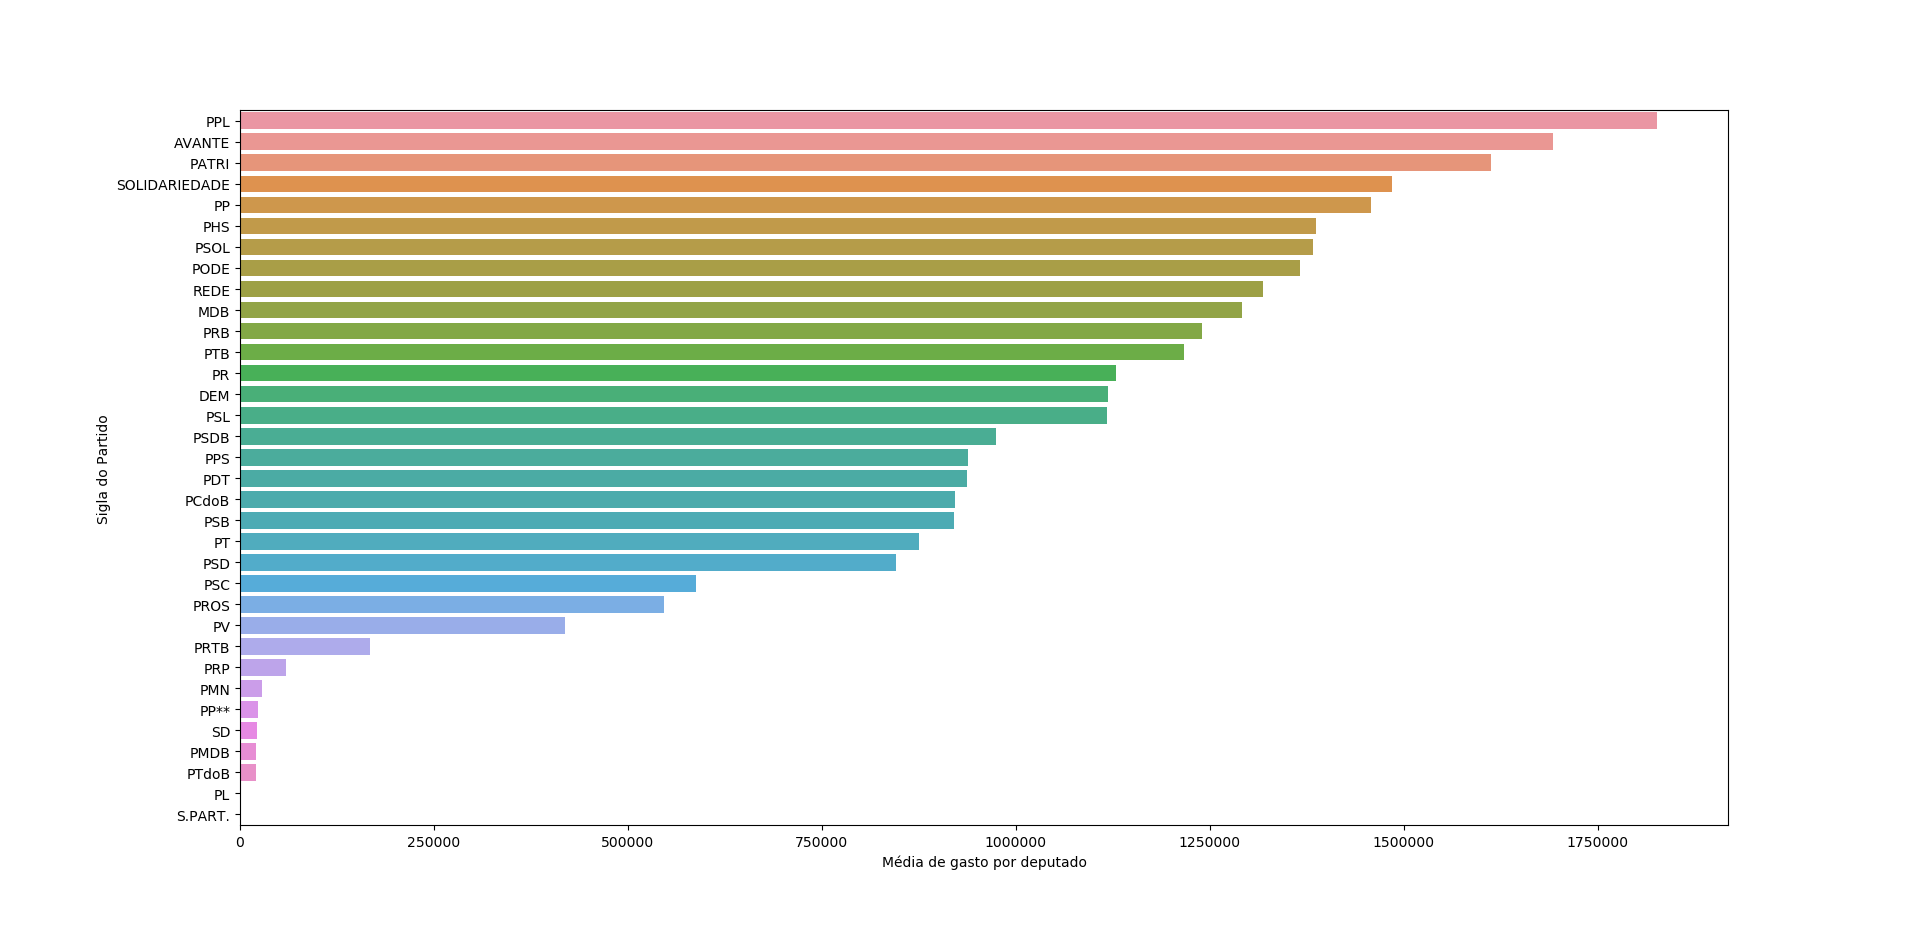

Write the Python code that produced this figure.
#4- Qual partido gasta mais, proporcionalmente?
import numpy as np # linear algebra
import pandas as pd # data processing, CSV file I/O (e.g. pd.read_csv)
import matplotlib.pyplot as plt # plot graphs
import seaborn as sns # beautify graphs

#df = pd.read_csv('Gastos-Quota-Parlamentar.csv', dtype={'reimbursement_numbers': object})
df = pd.read_csv('2015-2019.csv')
#Dropping unnecessary columns
#df = df.drop(columns=['congressperson_document', 'term_id', 'supplier', 'cnpj_cpf', 'document_number', 'document_type', 'document_value', 'remark_value', 'installment', 'passenger', 'leg_of_the_trip', 'batch_number'])
df = df.drop(columns=['nuCarteiraParlamentar', 'codLegislatura', 'txtFornecedor', 
                      'txtCNPJCPF', 'nuCarteiraParlamentar', 'indTipoDocumento', 
                      'vlrDocumento', 'vlrGlosa', 'numParcela', 'txtTrecho', 'numLote'])
list(df.columns)
#Selecting years we will use
years = [2015, 2016, 2017, 2018]
#Filtering dataset with years
df1 = df[df.numAno.isin(years)]

partySpendings = df1.groupby(['sgPartido'])['vlrLiquido'].sum().to_frame(name = 'valorGasto').reset_index()
congressPersonTotal = df1.groupby(['sgPartido'])['ideCadastro'].nunique()

# usando o to_frame() pois o metodo merge exige que seja um dataframe e nao uma serie
df2 = pd.merge(partySpendings, congressPersonTotal.to_frame(), on='sgPartido')
df2.reset_index()

#df2['avg'] = df2[['net_values', 'congressperson_id']].mean(axis=1)
df2['avg'] = df2['valorGasto']/df2['ideCadastro']

df2 = df2.sort_values(['avg'], ascending=False)
#df2.plot.bar(y = 'avg', legend=False)
sns.barplot(x=df2.avg, y=df2.sgPartido, data=df2).set(ylabel='Sigla do Partido', xlabel='Média de gasto por deputado')

print (df2)

plt.show()
